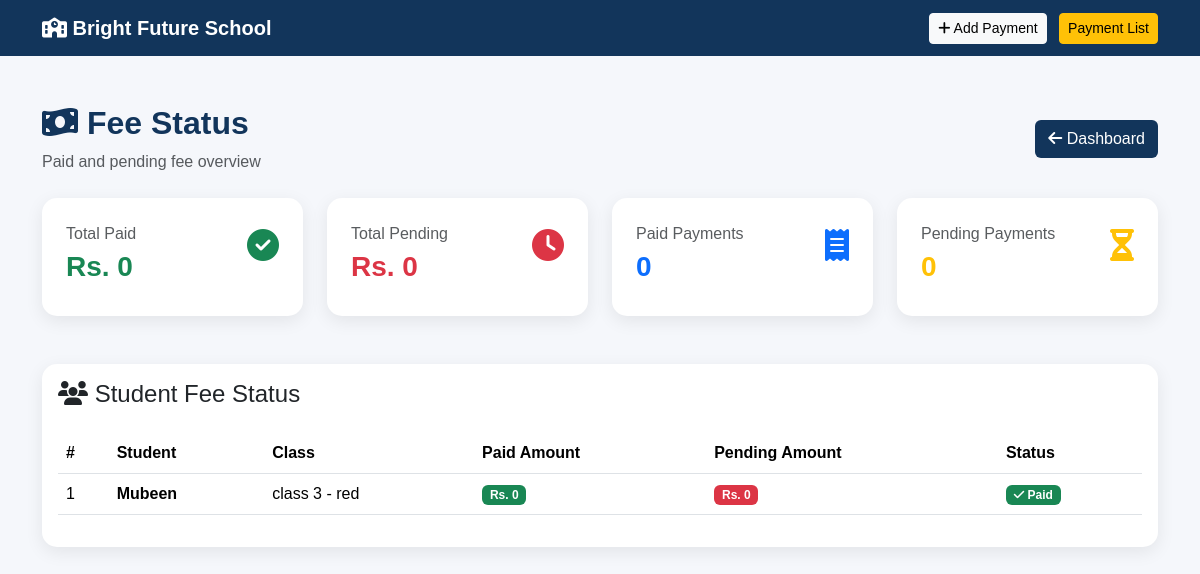
The page /fees/status/ (signed in) on the database its author committed.
### schoolapp/models.py (models this page shows, shortened)
class Student(models.Model):
    GENDER_CHOICES = [
        ('Male', 'Male'),
        ('Female', 'Female'),
    ]
    name = models.CharField(max_length=150)
    father_name = models.CharField(max_length=150)
    email = models.EmailField(blank=True)
    phone = models.CharField(max_length=20)
    date_of_birth = models.DateField()
    gender = models.CharField(
        max_length=10,
        choices=GENDER_CHOICES
    )
    school_class = models.ForeignKey(
        SchoolClass,
        on_delete=models.SET_NULL,
        null=True,
        blank=True,
        related_name='students'
    )
    address = models.TextField()
    photo = models.ImageField(
        upload_to='students/',
        blank=True,
        null=True
    )
    admission_date = models.DateField(
        auto_now_add=True
    )

class SchoolClass(models.Model):
    name = models.CharField(max_length=20)
    section = models.CharField(max_length=20)
    def __str__(self):
        return f"{self.name} - {self.section}"

### schoolapp/views.py (the view)
# urls.py: path('fees/status/', views.fee_status, name='fee_status'),
def fee_status(request):
    if not request.user.is_authenticated:
        return redirect('login')
    if not request.user.is_superuser:
        return redirect('home')
    total_paid = (
        FeePayment.objects
        .filter(status='Paid')
        .aggregate(total=Sum('amount'))['total'] or 0
    )
    total_pending = (
        FeePayment.objects
        .filter(status='Pending')
        .aggregate(total=Sum('amount'))['total'] or 0
    )
    paid_count = FeePayment.objects.filter(
        status='Paid'
    ).count()
    pending_count = FeePayment.objects.filter(
        status='Pending'
    ).count()
    students = Student.objects.select_related(
        'school_class'
    ).all().order_by('name')
    student_fee_data = []
    for student in students:
        paid_amount = (
            FeePayment.objects
            .filter(
                student=student,
                status='Paid'
            )
            .aggregate(total=Sum('amount'))['total'] or 0
        )
        pending_amount = (
            FeePayment.objects
            .filter(
                student=student,
                status='Pending'
            )
            .aggregate(total=Sum('amount'))['total'] or 0
        )
        student_fee_data.append(
            {
                'student': student,
                'paid_amount': paid_amount,
                'pending_amount': pending_amount,
            }
        )
    return render(
        request,
        'schoolapp/fee_status.html',
        {
            'total_paid': total_paid,
            'total_pending': total_pending,
            'paid_count': paid_count,
            'pending_count': pending_count,
            'student_fee_data': student_fee_data,
        }
    )

### templates/schoolapp/fee_status.html (shortened to what this page needs)
{% load static %}
<!DOCTYPE html>
<html lang="en">
<head>
    <link
        href="https://cdn.jsdelivr.net/npm/bootstrap@5.3.3/dist/css/bootstrap.min.css"
        rel="stylesheet"
    >
    <link
        href="https://cdnjs.cloudflare.com/ajax/libs/font-awesome/6.5.2/css/all.min.css"
        rel="stylesheet"
    >
</head>
<body>
<nav class="navbar navbar-dark">
    <div class="container">
        <a class="navbar-brand" href="{% url 'admin_dashboard' %}">
            <i class="fa-solid fa-school"></i>
            Bright Future School
        </a>
        <div>
            <a href="{% url 'create_fee_payment' %}"
               class="btn btn-light btn-sm me-2">
                <i class="fa-solid fa-plus"></i>
                Add Payment
            </a>
            <a href="{% url 'fee_payment_list' %}"
               class="btn btn-warning btn-sm">
                Payment List
            </a>
        </div>
    </div>
</nav>
<div class="container py-5">
    <div class="d-flex justify-content-between align-items-center mb-4">
        <div>
            <h2 class="page-title">
                <i class="fa-solid fa-money-bill-wave"></i>
                Fee Status
            </h2>
            <p class="text-muted mb-0">
                Paid and pending fee overview
            </p>
        </div>
        <a href="{% url 'admin_dashboard' %}"
           class="btn btn-school">
            <i class="fa-solid fa-arrow-left"></i>
            Dashboard
        </a>
    </div>
    <div class="row g-4 mb-5">
        <div class="col-md-3">
            <div class="card summary-card p-4 h-100">
                <div class="d-flex justify-content-between">
                    <div>
                        <p class="text-muted mb-1">
                            Total Paid
                        </p>
                        <h3 class="fw-bold text-success">
                            Rs. {{ total_paid }}
                        </h3>
                    </div>
                    <div class="summary-icon text-success">
                        <i class="fa-solid fa-circle-check"></i>
                    </div>
                </div>
            </div>
        </div>
        <div class="col-md-3">
            <div class="card summary-card p-4 h-100">
                <div class="d-flex justify-content-between">
                    <div>
                        <p class="text-muted mb-1">
                            Total Pending
                        </p>
                        <h3 class="fw-bold text-danger">
                            Rs. {{ total_pending }}
                        </h3>
                    </div>
                    <div class="summary-icon text-danger">
                        <i class="fa-solid fa-clock"></i>
                    </div>
                </div>
            </div>
        </div>
        <div class="col-md-3">
            <div class="card summary-card p-4 h-100">
                <div class="d-flex justify-content-between">
                    <div>
                        <p class="text-muted mb-1">
                            Paid Payments
                        </p>
                        <h3 class="fw-bold text-primary">
                            {{ paid_count }}
                        </h3>
                    </div>
                    <div class="summary-icon text-primary">
                        <i class="fa-solid fa-receipt"></i>
                    </div>
                </div>
            </div>
        </div>
        <div class="col-md-3">
            <div class="card summary-card p-4 h-100">
                <div class="d-flex justify-content-between">
                    <div>
                        <p class="text-muted mb-1">
                            Pending Payments
                        </p>
                        <h3 class="fw-bold text-warning">
                            {{ pending_count }}
                        </h3>
                    </div>
                    <div class="summary-icon text-warning">
                        <i class="fa-solid fa-hourglass-half"></i>
                    </div>
                </div>
            </div>
        </div>
    </div>
    <div class="card table-card">
        <div class="card-body">
            <h4 class="mb-4">
                <i class="fa-solid fa-users"></i>
                Student Fee Status
            </h4>
            {% if student_fee_data %}
            <div class="table-responsive">
                <table class="table table-hover align-middle">
                    <thead>
                        <tr>
                            <th>#</th>
                            <th>Student</th>
                            <th>Class</th>
                            <th>Paid Amount</th>
                            <th>Pending Amount</th>
                            <th>Status</th>
                        </tr>
                    </thead>
                    <tbody>
                        {% for item in student_fee_data %}
                        <tr>
                            <td>
                                {{ forloop.counter }}
                            </td>
                            <td>
                                <strong>
                                    {{ item.student.name }}
                                </strong>
                            </td>
                            <td>
                                {% if item.student.school_class %}
                                    {{ item.student.school_class }}
                                {% else %}
                                    Not Assigned
                                {% endif %}
                            </td>
                            <td>
                                <span class="badge bg-success">
                                    Rs. {{ item.paid_amount }}
                                </span>
                            </td>
                            <td>
                                <span class="badge bg-danger">
                                    Rs. {{ item.pending_amount }}
                                </span>
                            </td>
                            <td>
                                {% if item.pending_amount > 0 %}
                                    <span class="badge bg-warning text-dark">
                                        <i class="fa-solid fa-clock"></i>
                                        Pending
                                    </span>
                                {% else %}
                                    <span class="badge bg-success">
                                        <i class="fa-solid fa-check"></i>
                                        Paid
                                    </span>
                                {% endif %}
                            </td>
                        </tr>
                        {% endfor %}
                    </tbody>
                </table>
            </div>
            {% else %}
                <div class="alert alert-info">
                    <i class="fa-solid fa-info-circle"></i>
                    No students found.
                </div>
            {% endif %}
        </div>
    </div>
</div>
</body>
</html>

### templates/schoolapp/fee_status.html (style rules this page uses)
body { background: #f5f7fb; font-family: Arial, sans-serif; }
.navbar { background: #12355b; }
.navbar-brand { color: white !important; font-weight: bold; }
.page-title { color: #12355b; font-weight: bold; }
.summary-card { border: none; border-radius: 15px; box-shadow: 0 5px 18px rgba(0,0,0,0.08); }
.summary-icon { font-size: 32px; }
.table-card { border: none; border-radius: 15px; box-shadow: 0 5px 18px rgba(0,0,0,0.08); overflow: hidden; }
.table thead { background: #12355b; color: white; }
.btn-school { background: #12355b; color: white; }

### rows shown on the page
Student: student.name "Mubeen", student.school_class "class 3 - red", paid_amount "0", pending_amount "0"

### other values the page prints
{{ total_paid }} "0"
{{ total_pending }} "0"
{{ paid_count }} "0"
{{ pending_count }} "0"
